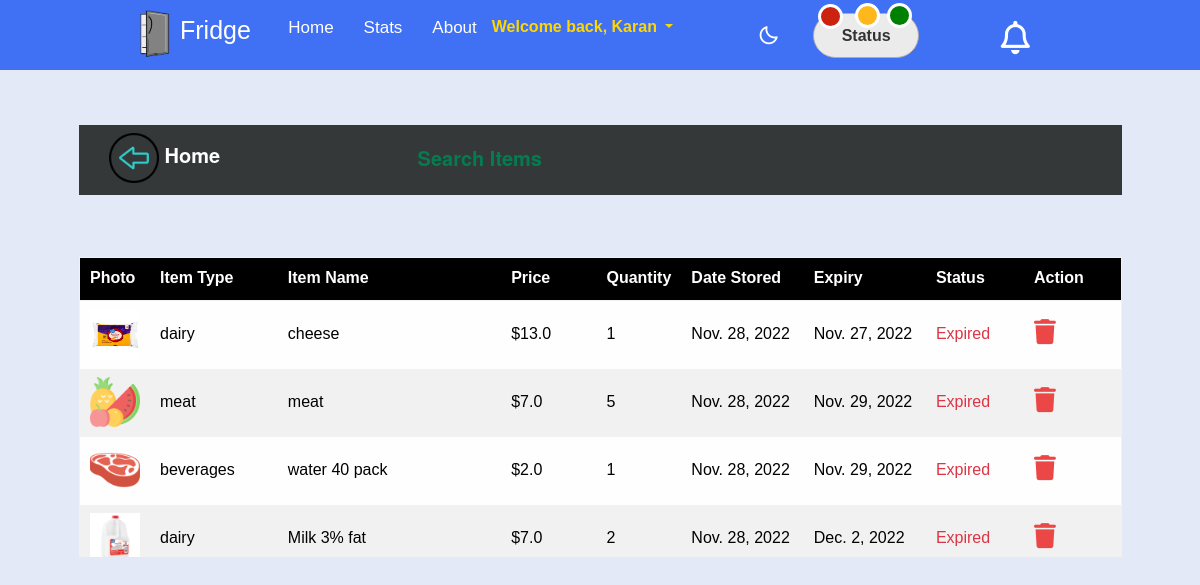
Screenshot of /search/ (signed in) with the database file from the repository.
### app1/models.py (models this page shows, shortened)
class Item(models.Model):
    STATUS_CHOICES1 = (
        ('dairy', 'dairy'),
        ('beverages', 'beverages'),
        ('frozen vegetables', 'frozen vegetables'),
        ('meat', 'meat'),
        ('fruits', 'fruits'),
    )
    STATUS = (
        ('Expired', 'Expired'),
        ('Warning', 'Warning'),
        ('Good', 'Good')
    )
    food_type = models.CharField(max_length=100, choices=STATUS_CHOICES1)
    food_title = models.CharField(max_length=120)
    photos = models.ImageField(upload_to='uploaded_images/')
    price = models.FloatField(blank=True, null=True, default=0)
    quantity = models.PositiveIntegerField(blank=True, null=True, default=0)
    valid_from = models.DateField(blank=True, null=True,auto_now=False, auto_now_add=False)
    valid_to = models.DateField(blank=True, null=True,auto_now=False, auto_now_add=False)
    timestamp = models.DateTimeField(blank=True, null=True,auto_now_add=True)
    author = models.ForeignKey(Profile, default = "",on_delete=models.CASCADE)
    status = models.CharField(default='Good',max_length=100, choices=STATUS)
    delta = models.IntegerField(blank=True, null=True, default=0)
    daystill = models.IntegerField(blank=True, null=True, default=0)
    humanize_time = models.IntegerField(blank=True, null=True, default=0)
    humanize_time1 = models.IntegerField(blank=True, null=True, default=0)
    class Meta:
        verbose_name_plural = "Items"

### app1/views.py (the view, shortened to what this page needs)
# urls.py: path('search/', search, name='search'),
def search(request):
    items = Item.objects.order_by('valid_to')
    if request.method == 'POST':
        form = ItemForm(request.POST, request.FILES)
        if form.is_valid():
            form.save()
            return redirect('item_list')
    else:
        form = ItemForm()
    qs = Item.objects.filter(author=request.user.id).order_by('valid_to')
    query = request.GET.get('q')
    for item in qs:
        three_days_from_today = date.today()+timedelta(days=3)
        today = date.today()
        valid_to = item.valid_to
        if valid_to < today:
            item.status = 'Expired'
        elif valid_to <= three_days_from_today:
            item.status = 'Warning'
        else:
            item.status = 'Good'
    context = {
        "item_obj": qs,
        'form': form,
    }
    return render(request, 'search_results.html', context)

### templates/search_results.html (shortened to what this page needs)
{% extends 'base.html' %}
{% load crispy_forms_tags %}
{% block content %}
{% load static %}
    <div class="topcontainer1">
    </div>
    <div class="container">
            <thead>
                <nav class="navbar navbar-light navsearch">
                    <h5 style="color:white; font-weight:bold; font-size:20px; padding-left:30px; padding-bottom: 30px;" class="page-header"><a href="{% url 'item_list' %}"><img src="{% static 'images/left-arrow.png' %}" alt="left arrow" height="50" width="50"></a> Home</h5><h1 style="color: #037d50;
                    font-size: 20px;
                    font-weight: bolder;
                    padding-right: 580px;
                    padding-bottom: 30px;">Search Items</h1>
                <table id="table">
        <tr style="background-color:black; color:white;">
                <th onclick = "sortTable(0)" scope="col">Photo</th>
                <th onclick = "sortTable(1)" scope="col">Item Type</th>
                <th onclick = "sortTable(2)" scope="col">Item Name</th>
                <th onclick = "sortTable(3)" scope="col">Price</th>
                <th onclick = "sortTable(4)" scope="col">Quantity</th>
                <th scope="col">Date Stored</th>
                <th scope="col">Expiry</th>
                <th scope="col">Status</th>
                <th scope="col">Action</th>
        </tr>
            </thead>
                <tbody class="res">
                {% for item in item_obj %}
                    <div class="row container">
                    <tr>
                        <td style="width:5%"><img src="{{ item.photos.url }}" class="img2" alt="" style="width:50px; height:50px;"></td>
                        <td style="width:13%">{{ item.food_type }}</td>
                        <td style="width:25%">{{ item.food_title }} </td>
                        <td style="width:10%">${{ item.price }}</td>
                        <td>{{ item.quantity }}</td>
                        <td style="width:13%">{{ item.valid_from }}</td>
                        <td style="width:13%">{{ item.valid_to }}</td>
                    {% if item.status == 'Good' %}
                    <td class="text-success" style="width:10%">Good</td>
                    {% elif item.status == 'Warning' %}
                    <td class="text-warning" style="width:10%">Warning</td>
                    {% else %}
                    <td class="text-danger" style="width:10%">Expired</td>
                    {% endif %}
                    <td style="width:10%">
                        <a href="{% url 'item_delete' item.pk %}"><i class="fa-solid fa-trash" style="color:#EC4747;width: 30px; font-size:25px;"></i></a>
                    </td>
                </div>
            </div>
                    {% empty %}
                <tr>
                    <td colspan="12" class="text-center bg-warning"  style="width:50%">No item found...!!!</td>
                </tr>
            {% endfor %}
{% endblock %}

### templates/navigation.html (shortened to what this page needs)
{% load static %}
<link rel="stylesheet" href="{% static '/css/new.css' %}">
<link rel="stylesheet" href="{% static '/css/nav.css' %}">
<link href='https://unpkg.com/boxicons@2.1.1/css/boxicons.min.css' rel='stylesheet'>
<body>
      <a class="btn btn-primary" data-bs-toggle="modal" href="#exampleModalToggle3" role="button">Good Items</a>
    <nav>
        <div class="nav-bar">
            <span class="logo navLogo"><img src="{% static 'images/Fridge_logo.png' %}" alt="Fridge Logo" width="50" height="60"><a href="/">Fridge</a></span>
            <div class="menu">
                {% if user.is_authenticated %}
                <ul class="nav-links">
                    <li><a href="{% url 'item_list' %}">Home</a></li>
                    <li><a href="{% url 'chart' %}">Stats</a></li>
                    <li><a href="{% url 'about' %}">About</a></li>
                    <div class="btn-group">
                        <button type="button" class="btn-btn navbtn dropdown-toggle" style="color: gold; font-weight: bold;" data-bs-toggle="dropdown"
                                aria-expanded="false">Welcome back, {{ user.username|capfirst }}
                        </button>
                    </div>
                </ul>
                <div class="darkLight-searchBox">
                    <div class="dark-light">
                        <i class='bx bx-moon moon'></i>
                    </div>
            </div>
            <button class="center notification icon notification1 icon btn btn-default" data-bs-toggle="modal" data-bs-target="#exampleModalToggle" style="width:15%;"> Status
                <span class="notification-number ">{{counterexpired}}</span>
            </button>
            <a class="center notification1 icon1">
                <span class="notification1-number1">{{counterwarning}}</span>
            </a>
            <a class="center notification2 icon2">
                <span class="notification2-number2">{{countergood}}</span>
            </a>
                </div>
                    {% if totalcount > 9 %}
                    <div class = "notificationbtn" data-bs-toggle="modal" data-bs-target="#exampleModalnotify" data-count={{totalcount}}>
                    <div class = "number">9<span style="padding-top: 6px;">&#43;</span></div>
                      <i class="fa-regular fa-bell"></i>
                    <div class = "box">
                    <div class = "display">
                    <div class = "nothing">
                    <i class="fas fa-child stick"></i>
                    <div class = "cent">Looks Like your all caught up!</div>
                    </div>
                    {% else %}
                    <div class = "notificationbtn" data-bs-toggle="modal" data-bs-target="#exampleModalnotify" data-count={{totalcount}}>
                        <i class="fa-regular fa-bell"></i>
                      {% endif %}
        </div>
        {% else %}
    <a href="{% url 'login' %}" class="btn btn-success" style="margin-right: 12px;">Login</a>
    <a href="{% url 'signup' %}" class="btn btn-warning ">Sign-up</a>
    {% endif %}
    </nav>
</body>

### static/css/style.css (style rules this page uses)
body { background-image: url('../images/Kitchen6.jpg'); background-position: center; background-size: cover; background-color: white; background-repeat: no-repeat; }
.res { height: 40px; color: black; }
.icon { padding: 10px; min-width: 40px; }
.btn-group { padding-right: 90px; }
.btn-group { height: 70px; }
h5 { color: #006400; }

### static/css/new.css (style rules this page uses)
#table { display: block; height: 300px; width: 100%; overflow-y: auto; overflow-x: hidden; }

### static/css/nav.css (style rules this page uses)
* { margin: 0; padding: 0; box-sizing: border-box; font-family: 'Poppins', sans-serif; transition: all 0.4s ease; ; }
:root { --body-color: #E4E9F7; --nav-color: #4070F4; --side-nav: #010718; --text-color: #FFF; --search-bar: #F2F2F2; --search-text: #010718; }
body { height: 100vh; background-color: var(--body-color); background-image: url('../images/Kitchen6.jpg'); }
nav { position: fixed; top: 0; left: 0; height: 70px; width: 100%; background-color: var(--nav-color); z-index: 100; }
nav .nav-bar { position: relative; height: 100%; max-width: 1000px; width: 100%; background-color: var(--nav-color); margin: 0 auto; padding: 0 30px; display: flex; align-items: center; justify-content: space-between; }
nav .nav-bar .logo a { font-size: 25px; font-weight: 500; color: var(--text-color); text-decoration: none; }
.nav-bar .nav-links { display: flex; align-items: center; }
.nav-bar .nav-links li { margin: 0 5px; list-style: none; }
.nav-links li a { position: relative; font-size: 17px; font-weight: 400; color: var(--text-color); text-decoration: none; padding: 10px; }
.nav-links li a::before { content: ''; position: absolute; left: 50%; bottom: 0; transform: translateX(-50%); height: 6px; width: 6px; border-radius: 50%; background-color: var(--text-color); opacity: 0; transition: all 0.3s ease; }
.nav-bar .darkLight-searchBox { display: flex; align-items: center; }
.darkLight-searchBox .dark-light, .darkLight-searchBox .searchToggle { height: 40px; width: 40px; display: flex; align-items: center; justify-content: center; margin: 0 5px; padding-right: 185px; }
.dark-light i, .searchToggle i { position: absolute; color: var(--text-color); font-size: 22px; cursor: pointer; transition: all 0.3s ease; }
.container { padding-bottom: 23px; height: 20px; padding-left: 49px; padding-right: 48px; margin-bottom: -20px; }
.topcontainer1 { padding-top: 70px; padding-left: 108px; padding-right: 105px; }
.navsearch { background-color: #353839; margin-bottom: 80px; }
* { padding: 0; margin: 0; font-family: 'IBM Plex Sans', sans-serif; }
.btn { width: 180px; position: relative; height: 50px; margin-bottom: 5px; font-size: 17px; display: inline-block; font-weight: bold; }
* { box-sizing: border-box; }
.notification.icon { position: absolute; text-align: center; font-size: 1em; color: #FFF; color: #333; background-color: #ebebeb; border: 1px solid #adadad; border-radius: 45px; height: 20px; width: 90px; padding-bottom: 33px; margin-left: 560px; margin-top: 21px; }
.notification1.icon1 { position: absolute; text-align: center; font-size: 1em; color: #333; border-radius: 45px; height: 32px; width: 90px; padding-bottom: 33px; margin-left: 657px; margin-top: 26px; }
.notification2.icon2 { position: absolute; text-align: center; font-size: 1em; border-radius: 45px; height: 32px; width: 90px; padding-bottom: 33px; margin-left: 759px; margin-top: 26px; }
.notification.icon .notification-number { position: absolute; right: 75px; top: -10px; z-index: 1; background: #cc2311; border: 3px solid #FFF; border-radius: 50%; padding-top: 5px; height: 25px; width: 25px; font-family: sans-serif; text-align: center; font-size: 15px; font-weight: 700; line-height: 10px; color: #FFF; -webkit-animation: bounce 1s infinite; }
.notification1.icon1 .notification1-number1 { position: absolute; right: 120px; top: -15px; z-index: 1; background: #FFB81C; border: 3px solid #FFF; border-radius: 50%; padding-top: 5px; height: 25px; width: 25px; font-family: sans-serif; text-align: center; font-size: 15px; font-weight: 700; line-height: 10px; color: #FFF; }
.notification2.icon2 .notification2-number2 { position: absolute; right: 190px; top: -15px; z-index: 1; background: green; border: 3px solid #FFF; border-radius: 50%; padding-top: 5px; height: 25px; width: 25px; font-family: sans-serif; text-align: center; font-size: 15px; font-weight: 700; line-height: 10px; color: #FFF; }

### rows the page displays
Item: photos (picture), food_type "dairy", food_title "cheese", price "13.0", quantity "1", valid_from "Nov. 28, 2022", valid_to "Nov. 27, 2022", status "Expired"
Item: photos (picture), food_type "meat", food_title "meat", price "7.0", quantity "5", valid_from "Nov. 28, 2022", valid_to "Nov. 29, 2022", status "Expired"
Item: photos (picture), food_type "beverages", food_title "water 40 pack", price "2.0", quantity "1", valid_from "Nov. 28, 2022", valid_to "Nov. 29, 2022", status "Expired"
Item: photos (picture), food_type "dairy", food_title "Milk 3% fat", price "7.0", quantity "2", valid_from "Nov. 28, 2022", valid_to "Dec. 2, 2022", status "Expired"

### other values shown
{{ user.username|capfirst }} "Karan"
